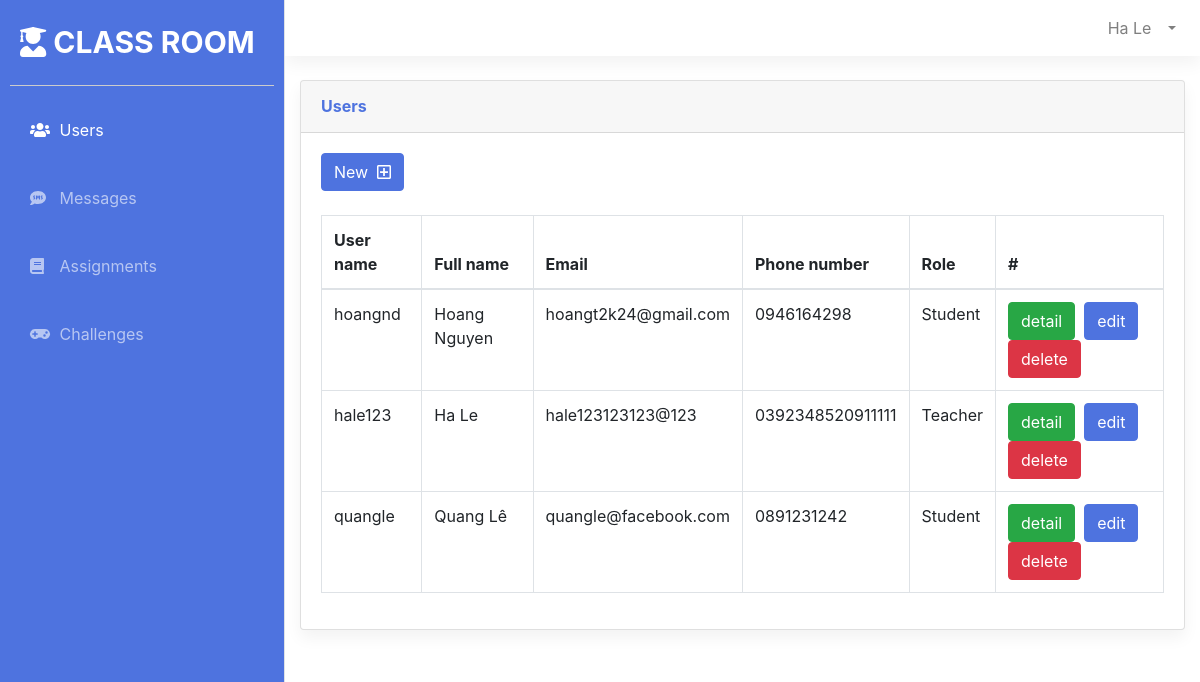
Page /public/views/Home.php (signed in) on the committed database.
### tables this page shows
CREATE TABLE `Users` (
  `UserID` int(11) NOT NULL,
  `UserName` text NOT NULL,
  `Password` text NOT NULL,
  `FullName` text NOT NULL,
  `PhoneNumber` text NOT NULL,
  `Email` text NOT NULL,
  `Role` int(11) NOT NULL
);

### admin/dbconnect/dbconnection.php (called while the page is built, shortened)
<?php
class DBConnect {
    function InitConnect() {
        $DB_SERVER='127.0.0.1';
        $DB_USERNAME='root';
        $DB_PASSWORD='cTSChE86a7u8';
        $DB_NAME='StudentManagement';
        $link = mysqli_connect($DB_SERVER, $DB_USERNAME, $DB_PASSWORD, $DB_NAME);
        return $link;
    }
}

### admin/controllers/UserController.php (called while the page is built, shortened)
<?php
require_once '../../admin/dbconnect/dbconnection.php';
require_once '../../admin/models/User.php';
class UserController
{
    private $link;
    function __construct()
    {
        $dbconnect = new DBConnect();
        $this->link = $dbconnect->InitConnect();
    }
    function GetAllUsers()
    {
        $userList = [];
        $sql = "SELECT * FROM Users";
        $rs = $this->link->query($sql);
        if ($rs->num_rows > 0) {
            while ($row = $rs->fetch_assoc()) {
                $user = new User();
                $user->setUserID($row["UserID"]);
                $user->setUserName($row["UserName"]);
                $user->setFullName($row["FullName"]);
                $user->setEmail($row["Email"]);
                $user->setPhoneNumber($row["PhoneNumber"]);
                $user->setRole($row["Role"]);
                array_push($userList, $user);
            }
        }
        return $userList;
    }
}

### admin/models/User.php (called while the page is built, shortened)
<?php
class User {
    private $UserID;
    private $UserName;
    private $FullName;
    private $PhoneNumber;
    private $Email;
    private $Role;
    function getRole() {
        return $this->Role;
    }
    function setRole($Role): void {
        $this->Role = $Role;
    }
    function getFullName() {
        return $this->FullName;
    }
    function getPhoneNumber() {
        return $this->PhoneNumber;
    }
    function getEmail() {
        return $this->Email;
    }
    function getUserID() {
        return $this->UserID;
    }
    function getUserName() {
        return $this->UserName;
    }
    function setUserID($UserID): void {
        $this->UserID = $UserID;
    }
    function setUserName($UserName): void {
        $this->UserName = $UserName;
    }
    function setFullName($FullName): void {
        $this->FullName = $FullName;
    }
    function setPhoneNumber($PhoneNumber): void {
        $this->PhoneNumber = $PhoneNumber;
    }
    function setEmail($Email): void {
        $this->Email = $Email;
    }
}

### public/views/Home.php (the view, shortened to what this page needs)
<!DOCTYPE html>
<html lang="en">
<head>
    <link href="../lib/bootstrap/css/bootstrap.min.css" rel="stylesheet" type="text/css">
    <link href="../css/sidebar.css" rel="stylesheet">
    <link href="../css/home.css" rel="stylesheet">
</head>
<body>
    <div class="d-flex" id="wrapper">
        <?php include 'commons/Sidebar.php' ?>
        <div id="page-content-wrapper">
            <div id="content-wrapper" class="d-flex flex-column">
                <div id="content">
                    <?php include 'commons/Navtop.php' ?>
                    <div class="container-fluid">
                        <div class="card shadow mb-4">
                            <div class="card-header py-3">
                                <h6 class="m-0 font-weight-bold">Users</h6>
                            </div>
                            <div class="card-body">
                                <?php
                                if ($_SESSION["role"] == 2) {
                                    echo "<a class='btn btn-primary' href='#' data-toggle='modal' data-target='#addNewUser'>New &nbsp<i class='far fa-plus-square'></i></a><br><br>";
                                }
                                ?>
                                <div class="table-responsive">
                                    <table class="table table-bordered" id="dataTable" width="100%" cellspacing="0">
                                        <thead>
                                            <tr>
                                                <th>User name</th>
                                                <th>Full name</th>
                                                <th>Email </th>
                                                <th>Phone number</th>
                                                <th>Role</th>
                                                <th>#</th>
                                            </tr>
                                        </thead>
                                        <tbody>
                                            <?php
                                            require_once '../../admin/controllers/UserController.php';
                                            require_once '../../admin/models/User.php';
                                            $controller = new UserController();
                                            $userList = $controller->GetAllUsers();
                                            if ($_SESSION["role"] == 1) {
                                                foreach ($userList as $user) {
                                                    $role = $user->getRole() == 1 ? "Student" : "Teacher";
                                                    echo "<tr>
                                                            <td>{$user->getUserName()}</td>
                                                            <td>{$user->getFullName()}</td>
                                                            <td>{$user->getEmail()}</td>
                                                            <td>{$user->getPhoneNumber()}</td>
                                                            <td>{$role}</td>
                                                            <td><a class='btn btn-success' href='DetailUser.php?userid={$user->getUserID()}'>detail</a></td>
                                                        </tr>";
                                                }
                                            } else {
                                                foreach ($userList as $user) {
                                                    $role = $user->getRole() == 1 ? "Student" : "Teacher";
                                                    echo "<tr userid='{$user->getUserID()}'>
                                                            <td field='username'>{$user->getUserName()}</td>
                                                            <td field='fullname'>{$user->getFullName()}</td>
                                                            <td field='email'>{$user->getEmail()}</td>
                                                            <td field='phonenumber'>{$user->getPhoneNumber()}</td>
                                                            <td field='role'>{$role}</td>
                                                            <td>
                                                                <a class='btn btn-success' href='DetailUser.php?userid={$user->getUserID()}'>detail</a>&nbsp
                                                                <a class='edit-user btn btn-primary' userid='{$user->getUserID()}' data-toggle='modal' data-target='#editUser' href='#'>edit</a>&nbsp
                                                                <a class='delete-user btn btn-danger' fullname='{$user->getFullName()}' userid='{$user->getUserID()}' data-toggle='modal' data-target='#deleteModal' href='#'>delete</a>
                                                            </td>
                                                        </tr>";
                                                }
                                            }
                                            ?>
                                        </tbody>
                                    </table>
                                </div>
                            </div>
                        </div>
                    </div>
                </div>
            </div>
        </div>
    </div>
</body>
</html>

### public/css/sidebar.css (style rules this page uses)
:root { --main-bg-color: #4e73df; }
#wrapper { overflow-x: hidden; }
#page-content-wrapper { min-width: 100vw; margin-left: 285px; }
@media (min-width: 768px) { #page-content-wrapper { min-width: 0; width: 100%; } }
.shadow { box-shadow: 0 0.5rem 1rem rgba(0, 0, 0, 0.05) !important; }
body { font-size: 16px!important; font-family: "Nunito", -apple-system,system-ui,BlinkMacSystemFont,"Segoe UI",Roboto,"Helvetica Neue",Arial,sans-serif, "Apple Color Emoji","Segoe UI Emoji","Segoe UI Symbol","Noto Color Emoji"; }
.btn { font-size: 16px!important; }
.card-header h6 { color: var(--main-bg-color); }
.btn-primary { background-color: var(--main-bg-color); outline-color: var(--main-bg-color); border: 1px solid var(--main-bg-color); }

### public/css/home.css (style rules this page uses)
body { margin: 0; padding: 0; height: 100%; width: 100%; }
html { height: 100%; }

### rows in the picture
users: UserName "hoangnd", FullName "Hoang Nguyen", Email "hoangt2k24@gmail.com", PhoneNumber "0946164298", Role "Student"
users: UserName "hale123", FullName "Ha Le", Email "hale123123123@123", PhoneNumber "0392348520911111", Role "Teacher"
users: UserName "quangle", FullName "Quang Lê", Email "quangle@facebook.com", PhoneNumber "0891231242", Role "Student"

### other values in the picture
$_SESSION["fullname"] "Ha Le"
